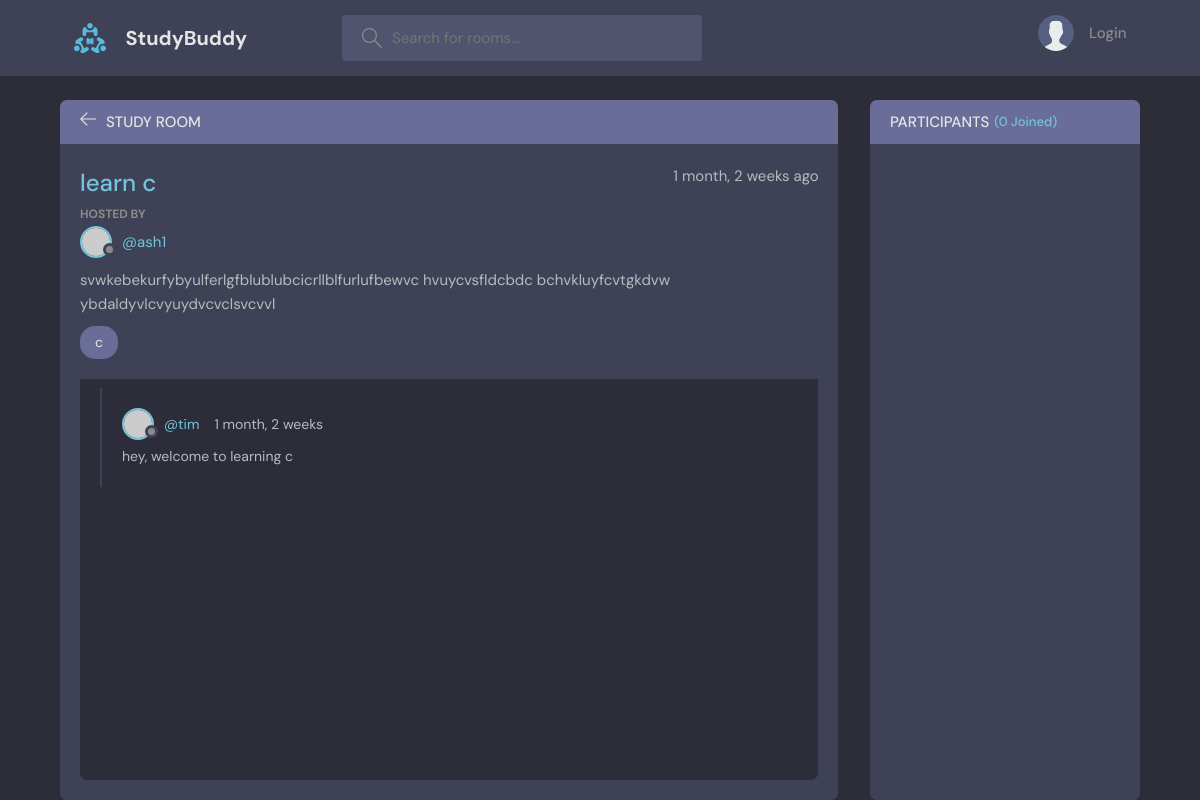
Page /room/2/ on the committed database.
### base/models.py (models this page shows, shortened)
class Room(models.Model):
    host = models.ForeignKey(User, on_delete=models.SET_NULL, null=True)
    topic = models.ForeignKey(Topic, on_delete=models.SET_NULL, null=True)
    name = models.CharField(max_length = 200)
    description = models.TextField(blank=True, null=True)
    participants = models.ManyToManyField(User, related_name="participants", blank=True)
    updated = models.DateTimeField(auto_now=True)
    created = models.DateTimeField(auto_now_add=True)
    class Meta:
        ordering = ['-updated', '-created']

class Topic(models.Model):
    name = models.CharField(max_length=200)
    def __str__(self) -> str:
        return self.name

class Messages(models.Model):
    user = models.ForeignKey(User, on_delete=models.CASCADE)
    room = models.ForeignKey(Room, on_delete=models.CASCADE)
    body = models.TextField()
    updated = models.DateTimeField(auto_now=True)
    created = models.DateTimeField(auto_now_add=True)
    class Meta:
        ordering = ['-updated', '-created']

### base/views.py (the view, shortened to what this page needs)
# urls.py: path('room/<str:pk>/', views.getRoom),
def room(request, pk):
    room = Room.objects.get(id=pk)
    messages1 = room.messages_set.all()
    participants = room.participants.all()
    context = {'room': room, 'messages1':messages1,
               'participants': participants}
    return render(request, 'base/room.html', context)

### base/templates/base/room.html (shortened to what this page needs)
{% extends 'main.html' %}
{% block content %}
    <main class="profile-page layout layout--2">
      <div class="container">
        <div class="room">
          <div class="room__top">
            <div class="room__topLeft">
              <a href="{% url 'home' %}">
                <svg version="1.1" xmlns="http://www.w3.org/2000/svg" width="32" height="32" viewBox="0 0 32 32">
                  <title>arrow-left</title>
                  <path
                    d="M13.723 2.286l-13.723 13.714 13.719 13.714 1.616-1.611-10.96-10.96h27.625v-2.286h-27.625l10.965-10.965-1.616-1.607z"
                  ></path>
                </svg>
              </a>
              <h3>Study Room</h3>
            </div>
          </div>
          <div class="room__box scroll">
            <div class="room__header scroll">
              <div class="room__info">
                <h3>{{room.name}}</h3>
                <span>{{room.created|timesince}} ago</span>
              </div>
              <div class="room__hosted">
                <p>Hosted By</p>
                <a href="{% url 'profile' room.host.id %}" class="room__author">
                  <div class="avatar avatar--small">
                    <img src="https://randomuser.me/api/portraits/men/37.jpg" />
                  </div>
                  <span>@{{room.host.username}}</span>
                </a>
              </div>
              <div class="room__details">
                {{room.description}}
              </div>
              <span class="room__topics">{{room.topic}}</span>
            </div>
            <div class="room__conversation">
              <div class="threads scroll">
                {% for message in messages1 %}
                <div class="thread">
                  <div class="thread__top">
                    <div class="thread__author">
                      <a href="{% url 'profile' message.user.id %}" class="thread__authorInfo">
                        <div class="avatar avatar--small">
                          <img src="https://randomuser.me/api/portraits/men/37.jpg" />
                        </div>
                        <span>@{{message.user.username}}</span>
                      </a>
                      <span class="thread__date">{{message.created|timesince}}</span>
                    </div>
                  </div>
                  <div class="thread__details">
                    {{message.body}}
                  </div>
                </div>
                {% endfor %}
              </div>
            </div>
          </div>
        </div>
        <div class="participants">
          <h3 class="participants__top">Participants <span>({{participants.count}} Joined)</span></h3>
          <div class="participants__list scroll">
          </div>
        </div>
      </div>
    </main>
  {% endblock %}

### static/styles/style.css (style rules this page uses)
:root { --color-main: #71c6dd; --color-main-light: #e1f6fb; --color-dark: #3f4156; --color-dark-medium: #51546e; --color-dark-light: #696d97; --color-light: #e5e5e5; --color-gray: #8b8b8b; --color-light-gray: #b2bdbd; --color-bg: #2d2d39; --color-success: #5dd693; --color-error: #fc4b0b; }
* { font-family: "DM Sans", -apple-system, BlinkMacSystemFont, "Segoe UI", Roboto, Oxygen, Ubuntu, Cantarell, "Open Sans", "Helvetica Neue", sans-serif; margin: 0; padding: 0; box-sizing: border-box; text-rendering: optimizeLegibility; font-size: inherit; }
html { font-size: 56.25%; }
@media only screen and (min-width: 1200px) { html { font-size: 62.5%; } }
body { line-height: 1.6; font-weight: 400; font-size: 1.5rem; color: var(--color-light-gray); background-color: var(--color-bg); min-height: 100vh; }
img { width: 100%; }
a { display: inline-block; color: var(--color-main); text-decoration: none; }
.container { max-width: 120rem; width: 90%; margin: auto; }
.avatar { position: relative; display: inline-block; border-radius: 50%; border: 2px solid var(--color-main); }
.avatar img { display: block; border-radius: 50%; object-fit: cover; object-position: center; }
.avatar::after { content: ""; display: block; position: absolute; background-color: var(--color-gray); z-index: 111; border-radius: 50%; border: 0.3rem solid var(--color-dark); }
.avatar.avatar--small img { width: 2.8rem; height: 2.8rem; }
.avatar.avatar--small:after { width: 0.7rem; height: 0.7rem; bottom: 0px; right: -6px; }
.layout { margin-top: 2.4rem; }
.layout > .container { display: flex; justify-content: space-between; align-items: flex-start; }
.layout--2 > .container > div:first-child { flex-basis: 72%; }
.layout--2 > .container > div:last-child { flex-basis: 25%; }
.room, .participants { background: var(--color-dark); max-height: 87.5vh; border-radius: 0.7rem; overflow: hidden; position: relative; }
.room__top, .participants__top { background: var(--color-dark-light); display: flex; justify-content: space-between; align-items: center; padding: 1rem 2rem; position: relative; }
.room__top svg, .thread__top svg { width: 1.6rem; height: 1.6rem; fill: var(--color-light); cursor: pointer; }
.room__topLeft { display: flex; align-items: flex-end; gap: 1rem; }
.room__topLeft h3, .participants__top { text-transform: uppercase; font-weight: 500; color: var(--color-light); }
.room__topLeft svg { width: 1.6rem; height: 1.6rem; fill: var(--color-light); }
.room__header { max-height: 30vh; overflow-y: auto; position: absolute; width: 95%; background: var(--color-dark); z-index: 999; top: 4.4rem; padding-top: 2rem; padding-bottom: 1rem; }
.room__box { padding-left: 2rem; padding-right: 2rem; height: 80.5vh; padding-bottom: 0; }
.room__info { display: flex; justify-content: space-between; }
.room__info h3 { font-size: 2.4rem; font-weight: 500; color: var(--color-main); }
.room__hosted p { text-transform: uppercase; color: var(--color-gray); font-size: 1.2rem; font-weight: 700; line-height: 2; }
.room__author { display: flex; gap: 1rem; align-items: center; margin-bottom: 1rem; transition: all 0.3s ease-in-out; }
.room__topics { padding: 0.5rem 1.5rem; background: var(--color-dark-light); color: var(--color-light); display: inline-block; font-size: 1.4rem; border-radius: 1.5rem; margin: 1rem 0; }
.room__conversation { margin-top: 1rem; margin-bottom: 4rem; height: 64%; }
.threads { background: var(--color-bg); border-radius: 0.7rem; overflow-y: auto; height: 100%; margin-top: 28vh; padding: 0 2rem 4rem 2rem; }
.thread { border-left: 2px solid var(--color-dark); padding-left: 1rem; margin: 2rem 0; padding: 2rem; }
.thread__top { display: flex; align-items: center; justify-content: space-between; }
.thread__author { display: flex; align-items: center; gap: 1.5rem; font-size: 1.4rem; }
.thread__authorInfo { display: flex; align-items: center; gap: 1rem; }
.thread__details { font-size: 1.4rem; margin-top: 0.5rem; }
.participants__top span { color: var(--color-main); font-size: 1.3rem; text-transform: none; }
.participants__top { justify-content: flex-start; gap: 0.5rem; }
.participants__list { padding: 2rem; height: 82.5vh; overflow-y: scroll; padding-bottom: 0; }

### rows in the picture
Room: name "learn c", created "1 month, 2 weeks", host.username "ash1", description "svwkebekurfybyulferlgfblublubcicrllblfurlufbewvc hvuycvsfldcbdc bchvkluyfcvtgkdvw ybdaldyvlcvyuydvcvclsvcvvl", topic "c"
Messages: user.username "tim", created "1 month, 2 weeks", body "hey, welcome to learning c"

### other values in the picture
{{ participants.count }} "0"
